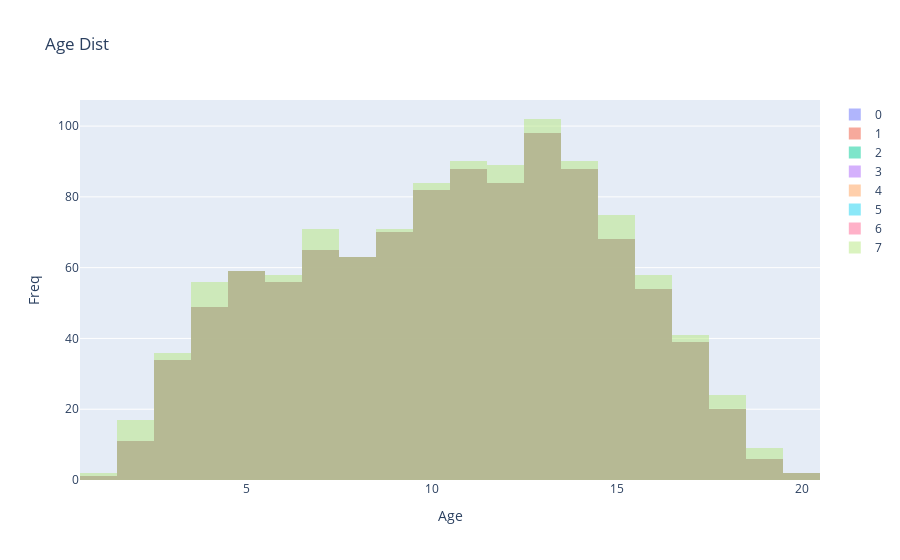

Notebook source saved alongside this figure:
### Code cell
plots = []
for i in range(len(sites_data)):
    plots.append(go.Histogram(x=sites_data[i]["bin"], name=i, opacity=0.5))
    
layout = dict(title="Age Dist", xaxis=dict(title="Age"), yaxis=dict(title="Freq"), barmode="overlay")
fig = dict(data=plots, layout=layout)
iplot(fig, filename="Age Dist")

### Figure 1 — Plotly figure (JSON) as saved in the notebook; plotly's stock layout.template omitted (floating-point values rounded to 4 significant figures; data arrays with more than 128 entries replaced by an {"elided": "..."} marker saying what was removed)
{"data": [{"name": "0", "opacity": 0.5, "type": "histogram", "x": {"elided": "1037 int values"}}, {"name": "1", "opacity": 0.5, "type": "histogram", "x": {"elided": "1037 int values"}}, {"name": "2", "opacity": 0.5, "type": "histogram", "x": {"elided": "1037 int values"}}, {"name": "3", "opacity": 0.5, "type": "histogram", "x": {"elided": "1037 int values"}}, {"name": "4", "opacity": 0.5, "type": "histogram", "x": {"elided": "1037 int values"}}, {"name": "5", "opacity": 0.5, "type": "histogram", "x": {"elided": "1037 int values"}}, {"name": "6", "opacity": 0.5, "type": "histogram", "x": {"elided": "1037 int values"}}, {"name": "7", "opacity": 0.5, "type": "histogram", "x": {"elided": "1097 int values"}}], "layout": {"barmode": "overlay", "title": {"text": "Age Dist"}, "xaxis": {"title": {"text": "Age"}}, "yaxis": {"title": {"text": "Freq"}}}}
